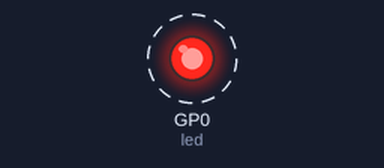
This program was run on a simulated Raspberry Pi Pico running MicroPython. Parts: output pins drawn as LEDs (lit = HIGH). Wiring (from the project's diagram.json): red LED on GP0. Dashed ring = blinking. What the program prints to the serial console is not drawn.

Above: at 0.2 s.
Timing chart, 0 to 3.0 s (numbered marks = the images above):
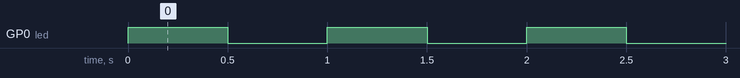

The program:

main.py
```python
#importiamo l'oggetto Pin dal modulo machine e la funzione sleep dal modulo time
from machine import Pin
from time import sleep

#creazione del led tramite un oggetto Pin di output, il primo parametro è il pin del led
led = Pin(0, Pin.OUT)

while True:
  led.value(1)
  print("Ciao, Mondo!")
  sleep(0.5)
  led.value(0)
  sleep(0.5)
  #si accende il led per mezzo secondo e stampa 'Ciao, Mondo!', poi lo spegne per mezzo secondo
```

Measured:
- by itself, GP0 (led): alternates HIGH for 0.50 s and LOW for 0.50 s
